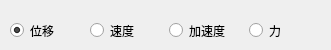
      <widget class="QWidget" name="RealTimeTab">
       <attribute name="title">
        <string>实时曲线</string>
       </attribute>
       <widget class="QWidget" name="layoutWidget">
        <property name="geometry">
         <rect>
          <x>10</x>
          <y>20</y>
          <width>312</width>
          <height>21</height>
         </rect>
        </property>
        <layout class="QHBoxLayout" name="RealTime_HBoxLayout">
         <item>
          <widget class="QRadioButton" name="RealPosRadioButton">
           <property name="text">
            <string>位移</string>
           </property>
           <property name="checkable">
            <bool>true</bool>
           </property>
           <property name="checked">
            <bool>true</bool>
           </property>
          </widget>
         </item>
         <item>
          <widget class="QRadioButton" name="RealVelRadioButton">
           <property name="text">
            <string>速度</string>
           </property>
          </widget>
         </item>
         <item>
          <widget class="QRadioButton" name="RealAccRadioButton">
           <property name="text">
            <string>加速度</string>
           </property>
          </widget>
         </item>
         <item>
          <widget class="QRadioButton" name="RealFRadioButton">
           <property name="text">
            <string>力</string>
           </property>
          </widget>
         </item>
        </layout>
       </widget>
      </widget>
